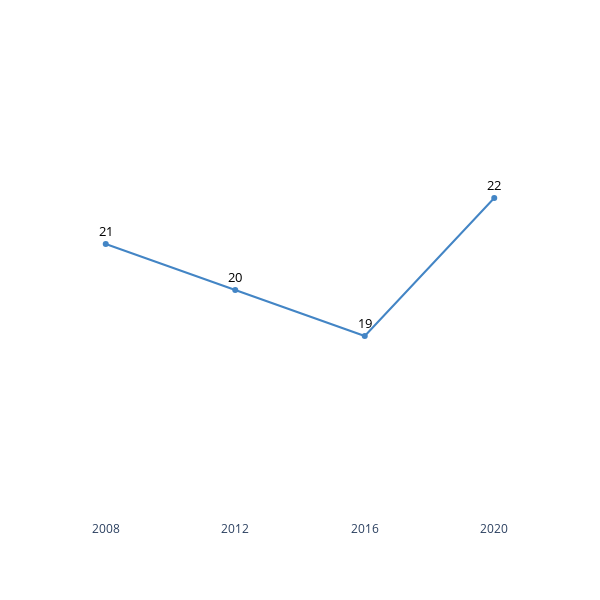

Write notebook code for a chart like this one.
### Code cell
flt = ((eleicoes['cargo'] == 'vereador') & (eleicoes['resultado'].isin(['eleito por qp', 'eleito por media', 'eleito'])) & 
        eleicoes['ano'].isin([2008, 2012, 2016, 2020]))

n_partidos = eleicoes[flt].groupby(['ano'])['sigla_partido'].nunique().reset_index(name = 'n')

n_partidos['ano'] = n_partidos['ano'].astype(str)

fig = px.line(n_partidos.sort_values(['ano'], ascending = 'False'), 
             x = 'ano', 
             y = 'n', 
             text = 'n',
             color_discrete_sequence=['rgb(67,133,197)'],
             category_orders = {'ano': [2008, 2012, 2016, 2020]},
             labels = {'n': '', 'ano': ''})

fig.update_yaxes(showticklabels = False, range = (15, 25))
fig.update_layout(width = 600, height = 600, plot_bgcolor = 'white', paper_bgcolor = 'white')
fig.update_traces(texttemplate='%{text:}', textposition='top center', textfont = {'color': 'black', 'size': 13})
fig.show()

fig.write_image("viz/n_partidos_cmrj.png")

### Figure 1 — Plotly figure (JSON) as saved in the notebook; plotly's stock layout.template omitted (floating-point values rounded to 4 significant figures)
{"data": [{"hovertemplate": "=%{text}<extra></extra>", "legendgroup": "", "line": {"color": "rgb(67,133,197)", "dash": "solid"}, "marker": {"symbol": "circle"}, "mode": "lines+markers+text", "name": "", "orientation": "v", "showlegend": false, "text": [21, 20, 19, 22], "textfont": {"color": "black", "size": 13}, "textposition": "top center", "texttemplate": "%{text:}", "type": "scatter", "x": ["2008", "2012", "2016", "2020"], "xaxis": "x", "y": [21, 20, 19, 22], "yaxis": "y"}], "layout": {"height": 600, "legend": {"tracegroupgap": 0}, "margin": {"t": 60}, "paper_bgcolor": "white", "plot_bgcolor": "white", "width": 600, "xaxis": {"anchor": "y", "categoryarray": [2008, 2012, 2016, 2020], "categoryorder": "array", "domain": [0, 1], "title": {"text": ""}}, "yaxis": {"anchor": "x", "domain": [0, 1], "range": [15, 25], "showticklabels": false, "title": {"text": ""}}}}
